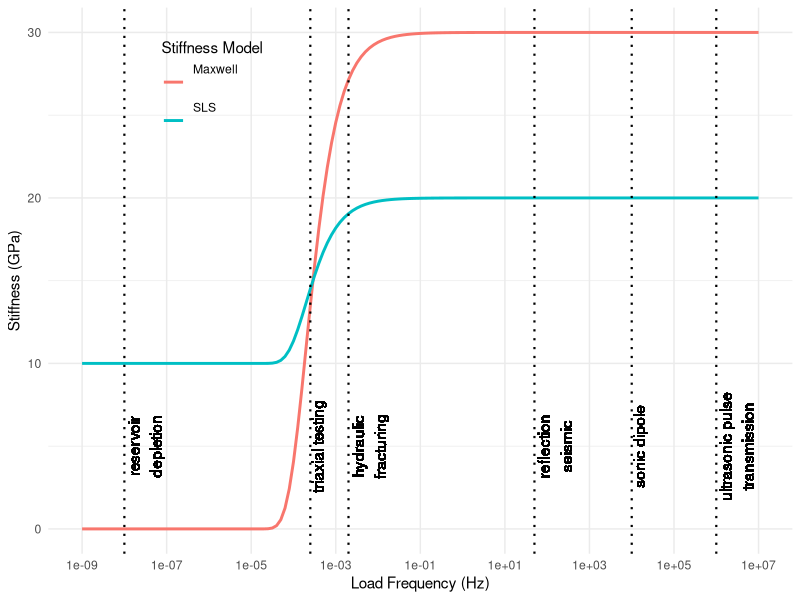

R code for this plot: (Note: this script raises an error after producing the figure.)
## ---- chunk 1
library(tidyverse)
## ---- chunk 2
youngs = 20E9 # Young's Modulus (Pa)
viscosity = 1E14 # Solid Viscosity (Pa-s)
t_r = viscosity / youngs
load_freq = 10^seq(-9,7,0.1) # Frequency (Hz)
load_freq_breaks = 10^seq(-9,7,2)
t = 1/load_freq # Time to max amplitude
stress_amp = 5E6 # Stress amplitude (Pa)
strain = stress_amp / youngs

stiffness_df <- data.frame('load_freq' = load_freq,
                           't' = t)

# Voight stiffness
stiffness_df$voight = youngs/2 + (viscosity * load_freq)*strain

# Maxwell stiffness
stiffness_df$maxwell = youngs*1.5 * exp(-t/t_r)

# Standard Linear Solid
stiffness_df$sls =  youngs/2 + youngs/2 * exp(-t/t_r)
## ---- chunk 3
ggplot(stiffness_df) +
  geom_line(aes(x = load_freq, y = maxwell/1E9, colour = 'Maxwell\n\n'), lwd = 1) +
  geom_line(aes(x = load_freq, y = sls/1E9, colour = 'SLS\n\n'), lwd = 1) +
  scale_x_log10(name = 'Load Frequency (Hz)', breaks = load_freq_breaks,
                minor_breaks = NULL) +
  geom_vline(xintercept = 2E-3, linetype = 3, lwd = 0.75) +
  geom_text(aes(x=2E-3, label="hydraulic\nfracturing", y=5), 
            angle=90, vjust = 1.1)+
  geom_vline(xintercept = 1E6, linetype = 3, lwd = 0.75) +
  geom_text(aes(x=1E6, label="ultrasonic pulse\ntransmission", y=5),
            angle=90, vjust = 1.1)+
  geom_vline(xintercept = 1E4, linetype = 3, lwd = 0.75) +
  geom_text(aes(x=1E4, label="sonic dipole", y=5), 
            angle=90, vjust = 1.1)+
  geom_vline(xintercept = 5E1, linetype = 3, lwd = 0.75) +
  geom_text(aes(x=5E1, label="reflection\nseismic", y=5), 
            angle=90, vjust = 1.1)+
  geom_vline(xintercept = 2.5E-4, linetype = 3, lwd = 0.75) +
  geom_text(aes(x=2.5E-4, label="triaxial testing", y=5), 
            angle=90, vjust = 1.1)+
  geom_vline(xintercept = 1E-8, linetype = 3, lwd = 0.75) +
  geom_text(aes(x=1E-8, label="reservoir\ndepletion", y=5),
            angle=90, vjust = 1.1) +
  ylim(0, 30) +
  ylab('Stiffness (GPa)') +
  scale_color_discrete(name = 'Stiffness Model') +
  theme_minimal() +
  theme(legend.position = c(0.22, 0.85)) +
  ggsave('../output/stiffness_model_plot.eps', height = 6, width = 6)
  ggsave('../output/stiffness_model_plot.png', height = 6, width = 6)
